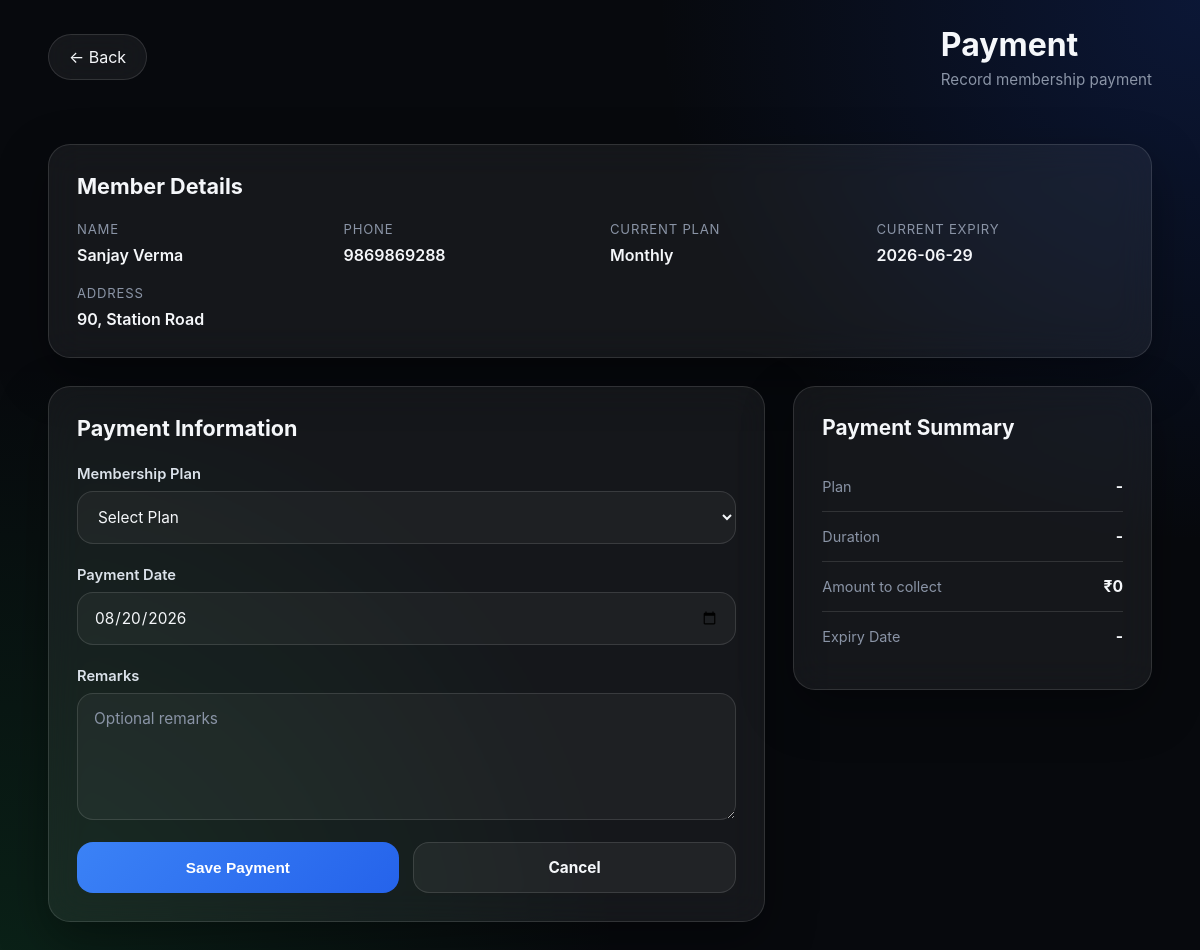
The app's page /members/529/membership (signed in) with its own data.
### models.py (models this page shows, shortened)
class Member(db.Model):
    __tablename__ = "member"
    id = db.Column(db.Integer, primary_key=True)
    owner_id = db.Column(
        db.Integer,
        db.ForeignKey("gym_owner.id"),
        nullable=False,
        index=True
    )
    name = db.Column(db.String(100), nullable=False)
    address = db.Column(db.String(150), nullable=False)
    phone = db.Column(db.String(15), nullable=False)
    join_date = db.Column(db.Date, nullable=False)
    notes = db.Column(db.Text)
    membership_active = db.Column(db.Boolean, default=True, nullable=False)
    send_membership_reminder = db.Column(db.Boolean, default=True)
    current_plan_id = db.Column(
        db.Integer,
        db.ForeignKey("membership_plan.id")
    )
    current_plan = db.relationship("MembershipPlan", foreign_keys=[current_plan_id])
    membership_start = db.Column(db.Date)
    membership_expiry = db.Column(db.Date)
    memberships = db.relationship(
        "Membership",
        backref="member",
        lazy=True,
        cascade="all, delete-orphan"
    )
    attendance = db.relationship(
        "Attendance",
        backref="member",
        lazy=True,
        cascade="all, delete-orphan"
    )
    __table_args__ = (
        db.UniqueConstraint(
            "owner_id",
            "name",
            name="uq_owner_member_name"
        ),
    )

class MembershipPlan(db.Model):
    __tablename__ = "membership_plan"
    id = db.Column(db.Integer, primary_key=True)
    owner_id = db.Column(
        db.Integer,
        db.ForeignKey("gym_owner.id"),
        nullable=False
    )
    name = db.Column(db.String(30), nullable=False)
    duration_months = db.Column(db.Integer, nullable=False)
    fee = db.Column(db.Integer, nullable=False)
    active = db.Column(db.Boolean, default=True)
    __table_args__ = (
        db.UniqueConstraint(
            "owner_id",
            "name",
            name="uq_owner_plan_name"
        ),
    )

### routes/members.py (the view, shortened to what this page needs)
@members_bp.route("/members/<int:member_id>/membership", methods=["GET", "POST"])
@login_required
def add_membership(member_id):
    member = Member.query.get_or_404(member_id)
    if member.owner_id != current_user.id:
        abort(403)
    plans = MembershipPlan.query.filter_by(owner_id=current_user.id, active=True).all()
    errors = {}
    return render_template("payment.html", member=member, plans=plans, errors=errors, server_error=False)

### templates/payment.html (shortened to what this page needs)
<!DOCTYPE html>
<html lang="en">
<head>
  <link rel="stylesheet" href="{{ url_for('static', filename='css/payment.css') }}">
</head>
<body>
  <header class="topbar">
    <a href="javascript:history.back()" class="back-btn">
      ← Back
    </a>
    <div class="title-area">
      <h1>Payment</h1>
      <p>Record membership payment</p>
    </div>
  </header>
  <main class="page">
    <section class="member-card glass">
      <div class="card-header">
        <h2>Member Details</h2>
      </div>
      <div class="member-grid">
        <div class="item">
          <span class="label">Name</span>
          <span class="value">{{ member.name }}</span>
        </div>
        <div class="item">
          <span class="label">Phone</span>
          <span class="value">{{ member.phone }}</span>
        </div>
        <div class="item">
          <span class="label">Current Plan</span>
          <span class="value">
            {{ member.current_plan.name if member.current_plan else "No Active Plan" }}
          </span>
        </div>
        <div class="item">
          <span class="label">Current Expiry</span>
          <span class="value">
            {{ member.membership_expiry or "-" }}
          </span>
        </div>
        <div class="item full">
          <span class="label">Address</span>
          <span class="value">
            {{ member.address }}
          </span>
        </div>
      </div>
    </section>
    <section class="payment-layout">
      <form method="POST" class="glass payment-form" novalidate
        data-current-expiry="{{ member.membership_expiry.isoformat() if member.membership_expiry else '' }}">
        <h2>Payment Information</h2>
        <div class="form-group">
          <label for="plan_id">
            Membership Plan
          </label>
          <select id="plan_id" name="plan_id" required>
            <option value="">
              Select Plan
            </option>
            {% for plan in plans %}
            <br>
            {% endfor %}
          </select>
        </div>
        <div class="form-group">
          <label for="payment_date">
            Payment Date
          </label>
          <input type="date" id="payment_date" name="payment_date">
        </div>
        <div class="form-group">
          <label for="remarks">
            Remarks
          </label>
          <textarea id="remarks" name="remarks" rows="5" placeholder="Optional remarks"></textarea>
        </div>
        <div class="form-actions">
          <button type="submit" class="primary-btn">
            Save Payment
          </button>
          <a href="javascript:history.back()" class="secondary-btn">
            Cancel
          </a>
        </div>
      </form>
      <aside class="glass summary-card">
        <h2>Payment Summary</h2>
        <div class="summary-row">
          <span>Plan</span>
          <strong id="summary-plan">
          </strong>
        </div>
        <div class="summary-row">
          <span>Duration</span>
          <strong id="summary-duration">
          </strong>
        </div>
        <div class="summary-row">
          <span>Amount to collect</span>
          <strong id="summary-fee">
            ₹0
          </strong>
        </div>
        <div class="summary-row">
          <span>Expiry Date</span>
          <strong id="summary-expiry">
          </strong>
        </div>
      </aside>
    </section>
  </main>
</body>
</html>

### static/css/payment.css (style rules this page uses)
* { margin:0; padding:0; box-sizing:border-box; -webkit-tap-highlight-color:transparent; }
html { scroll-behavior:smooth; }
:root { --bg:#07090d; --bg2:#0f131b; --card:rgba(255,255,255,.06); --border:rgba(255,255,255,.12); --white:#f5f7fa; --text:#dbe2ea; --muted:#8a94a6; --blue:#3b82f6; --blue2:#2563eb; --green:#22c55e; --red:#ef4444; --orange:#f59e0b; --shadow:0 18px 50px rgba(0,0,0,.35); --radius:22px; --radius-small:14px; --transition:.25s ease; }
body { background: radial-gradient(circle at top right,#1d4ed833,transparent 35%), radial-gradient(circle at bottom left,#22c55e22,transparent 40%), var(--bg); color:var(--white); font-family: Inter, system-ui, sans-serif; min-height:100vh; transition: background .3s, color .3s; }
a { color:inherit; text-decoration:none; }
.page { width:min(1150px,92%); margin:auto; padding:30px 0 60px; }
.topbar { width:min(1150px,92%); margin:25px auto; display:flex; align-items:center; justify-content:space-between; gap:20px; flex-wrap:wrap; }
.title-area h1 { font-size:2rem; font-weight:700; margin-bottom:6px; }
.title-area p { color:var(--muted); font-size:.95rem; }
.back-btn { padding:12px 20px; border-radius:999px; background:var(--card); border:1px solid var(--border); backdrop-filter:blur(16px); transition:var(--transition); }
.glass { background:var(--card); border:1px solid var(--border); border-radius:var(--radius); backdrop-filter:blur(18px); box-shadow:var(--shadow); }
.member-card { padding:28px; margin-bottom:28px; animation:fadeUp .45s ease; }
.card-header { margin-bottom:22px; }
.card-header h2 { font-size:1.35rem; }
.member-grid { display:grid; grid-template-columns: repeat(auto-fit,minmax(220px,1fr)); gap:20px; }
.item { display:flex; flex-direction:column; gap:8px; }
.item.full { grid-column:1/-1; }
.label { font-size:.82rem; color:var(--muted); text-transform:uppercase; letter-spacing:.06em; }
.value { font-size:1rem; font-weight:600; word-break:break-word; }
.payment-layout { display:grid; grid-template-columns: 2fr 1fr; gap:28px; }
.payment-form { padding:28px; animation:fadeUp .55s ease; }
.payment-form h2 { margin-bottom:24px; font-size:1.35rem; }
.form-group { display:flex; flex-direction:column; gap:8px; margin-bottom:22px; }
.form-group label { font-size:.92rem; font-weight:600; color:var(--text); }
.form-group input, .form-group select, .form-group textarea { width:100%; padding:15px 16px; border-radius:16px; border:1px solid var(--border); background:rgba(255,255,255,.04); color:var(--white); font-size:.96rem; outline:none; transition:var(--transition); font-family:inherit; }
.form-group select { color-scheme:dark; }
.form-group select option { background:#0f131b; color:#f5f7fa; }
.form-group input::placeholder, .form-group textarea::placeholder { color:var(--muted); }
.form-group textarea { resize:vertical; min-height:120px; }
.form-actions { display:flex; gap:14px; margin-top:10px; flex-wrap:wrap; }
.primary-btn, .secondary-btn { flex:1; min-width:170px; padding:15px; border:none; border-radius:16px; font-size:.96rem; font-weight:700; cursor:pointer; transition:var(--transition); text-align:center; }
.primary-btn { background:linear-gradient(135deg,var(--blue),var(--blue2)); color:white; }
.secondary-btn { background:rgba(255,255,255,.05); border:1px solid var(--border); color:var(--white); }
.summary-card { padding:28px; height:fit-content; position:sticky; top:24px; animation:fadeUp .65s ease; }
.summary-card h2 { margin-bottom:22px; font-size:1.3rem; }
.summary-row { display:flex; justify-content:space-between; align-items:center; padding:15px 0; border-bottom:1px solid var(--border); gap:18px; }
.summary-row:last-child { border-bottom:none; }
.summary-row span { color:var(--muted); font-size:.9rem; }
.summary-row strong { font-size:.98rem; text-align:right; word-break:break-word; }

### records on screen
Member: name "Sanjay Verma", phone "9869869288", membership_expiry "2026-06-29", address "90, Station Road"
MembershipPlan: current_plan "Monthly"
